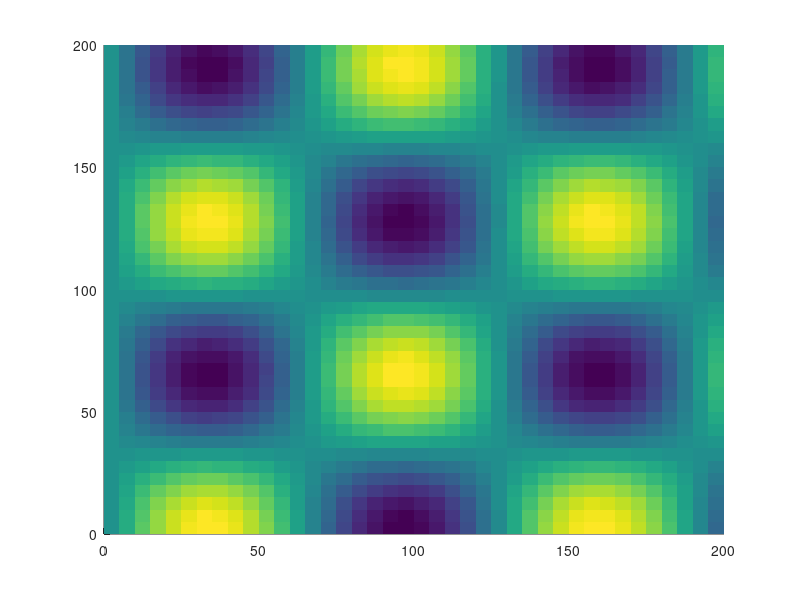

Write the MATLAB code that produced this figure. (Note: this script raises an error after producing the figure.)
clc; clear; close all;

%% 1. Define Environment (Map Size and Buildings)
map_size = [200, 200, 150]; % X, Y, Z dimensions

% Generate terrain (flat with slight elevation variations)
[X, Y] = meshgrid(0:5:map_size(1), 0:5:map_size(2));
Z = -10 + 5 * sin(0.05 * X) .* cos(0.05 * Y); % Slight terrain variation

% Define buildings (rectangular obstacles)
num_buildings = 6;
building_positions = randi([30, 170], num_buildings, 2); % Random (X, Y) locations
building_sizes = randi([30, 50], num_buildings, 1); % Random heights
building_widths = randi([20, 40], num_buildings, 1); % Random widths
building_depths = randi([20, 40], num_buildings, 1); % Random depths

%% 2. Define UAV Path (Waypoints)
waypoints = [10, 10, 10; 80, 50, 60; 130, 120, 80; 180, 180, 100];

% Interpolate using spline for a smooth path
t = linspace(0, 1, size(waypoints,1)); % Parameter for waypoints
tt = linspace(0, 1, 100); % Fine-grained interpolation
spline_x = spline(t, waypoints(:,1), tt);
spline_y = spline(t, waypoints(:,2), tt);
spline_z = spline(t, waypoints(:,3), tt);

%% 3. Plot Environment
figure; hold on;
surf(X, Y, Z, 'EdgeColor', 'none'); % Terrain surface
colormap('parula'); % Dark blue terrain
shading interp;

%% 4. Plot Buildings (Cuboids)
for i = 1:num_buildings
    bx = building_positions(i, 1);
    by = building_positions(i, 2);
    base_height = interp2(X, Y, Z, bx, by); % Adjust to terrain height
    top_height = base_height + building_sizes(i);

    % Define cuboid (building) corners
    x_corners = [bx, bx+building_widths(i), bx+building_widths(i), bx, bx];
    y_corners = [by, by, by+building_depths(i), by+building_depths(i), by];
    z_corners = [base_height, base_height, base_height, base_height, base_height];

    % Top face
    fill3(x_corners, y_corners, top_height * ones(1,5), 'y', 'FaceAlpha', 0.8, 'EdgeColor', 'k');

    % Side faces
    for j = 1:4
        fill3([x_corners(j), x_corners(j+1), x_corners(j+1), x_corners(j)], ...
              [y_corners(j), y_corners(j+1), y_corners(j+1), y_corners(j)], ...
              [base_height, base_height, top_height, top_height], ...
              'y', 'FaceAlpha', 0.7, 'EdgeColor', 'k');
    end
end

%% 5. Plot UAV Path
plot3(spline_x, spline_y, spline_z, '-r', 'LineWidth', 2); % Smooth UAV path
scatter3(waypoints(:,1), waypoints(:,2), waypoints(:,3), 50, 'g', 'filled'); % Via Points
scatter3(waypoints(1,1), waypoints(1,2), waypoints(1,3), 100, 'g', 'filled', 'o'); % Start Point
scatter3(waypoints(end,1), waypoints(end,2), waypoints(end,3), 100, 'r', 'filled', 'p'); % Goal Point

%% 6. Labels and View
xlabel('X [meters]'); ylabel('Y [meters]'); zlabel('Z [meters]');
title('3D UAV Spline Path with Buildings');
legend('Simulated', 'Start', 'Goal');
view(30, 30); % Set viewing angle
grid on; hold off;
